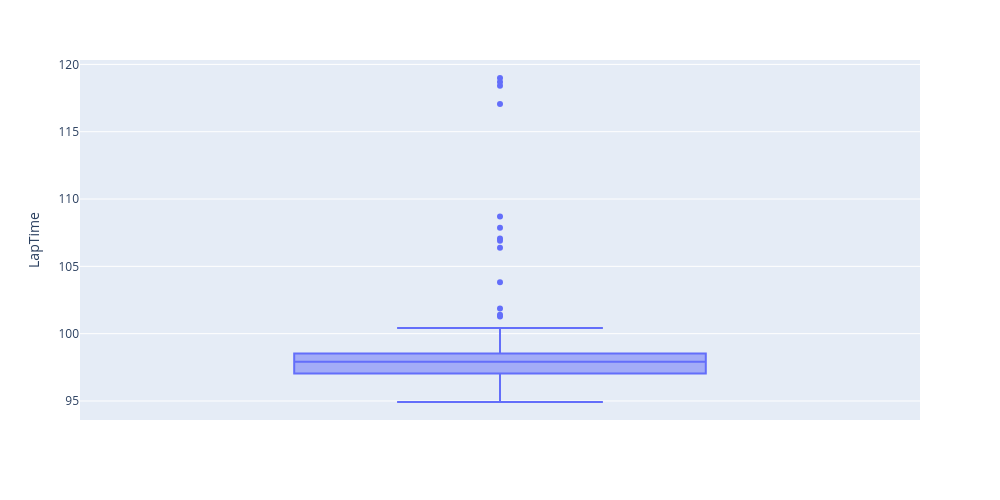

The code cell stored with this chart in its notebook:
### Markdown cell above
**Plotly**

### Code cell
import plotly.express as px
df = px.data.tips()
fig = px.box(f1, y="LapTime",width=1000, height=500)
fig.show()

### Figure 1 — Plotly figure (JSON) as saved in the notebook; plotly's stock layout.template omitted (floating-point values rounded to 4 significant figures; data arrays with more than 128 entries replaced by an {"elided": "..."} marker saying what was removed)
{"data": [{"alignmentgroup": "True", "hovertemplate": "LapTime=%{y}<extra></extra>", "legendgroup": "", "marker": {"color": "#636efa"}, "name": "", "notched": false, "offsetgroup": "", "orientation": "v", "showlegend": false, "type": "box", "x0": " ", "xaxis": "x", "y": {"elided": "247 float values"}, "y0": " ", "yaxis": "y"}], "layout": {"boxmode": "group", "height": 500, "legend": {"tracegroupgap": 0}, "margin": {"t": 60}, "width": 1000, "xaxis": {"anchor": "y", "domain": [0, 1]}, "yaxis": {"anchor": "x", "domain": [0, 1], "title": {"text": "LapTime"}}}}
